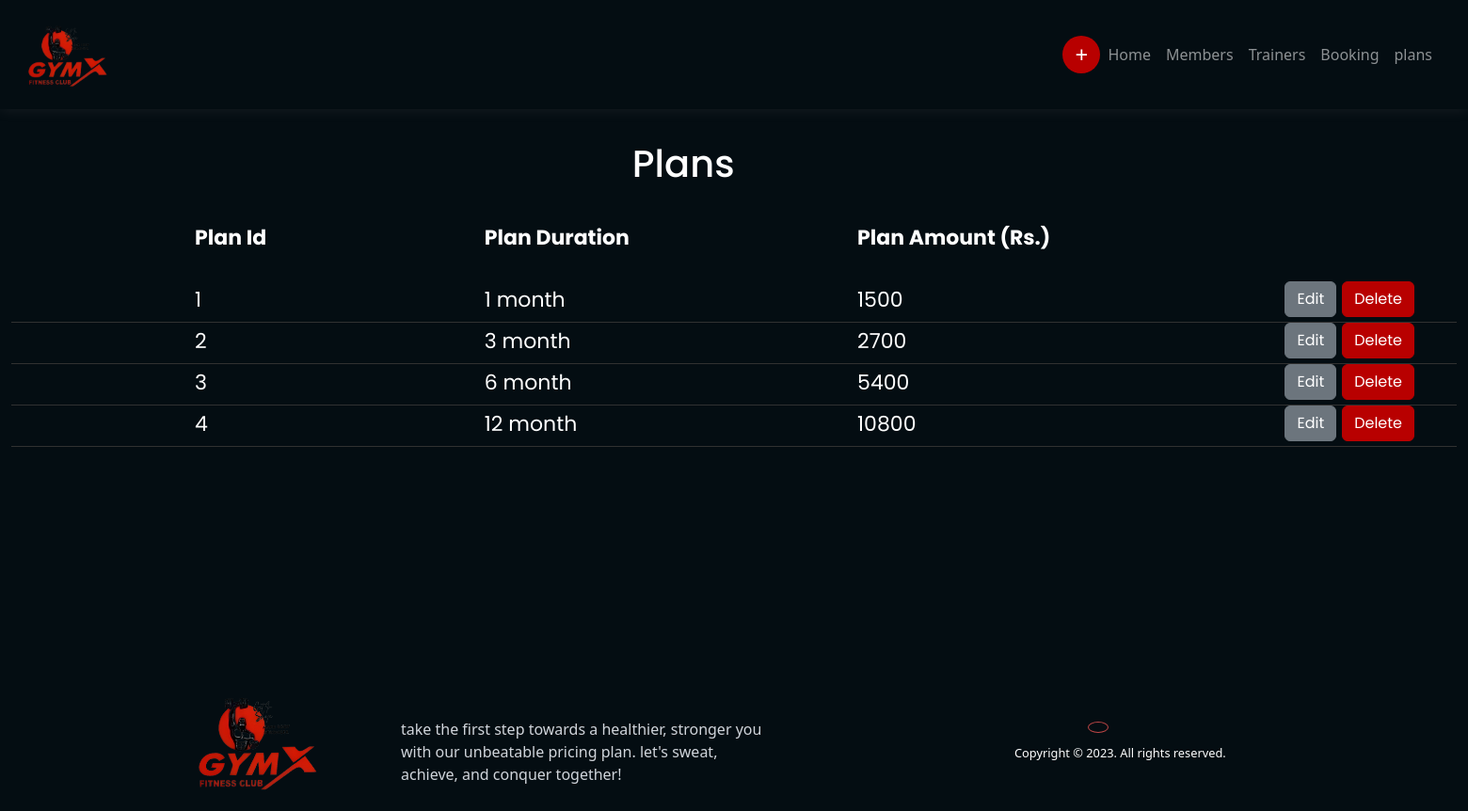
/Plans/plansDetails.php (signed in), run on the app's committed database.
### tables this page shows
CREATE TABLE `plans` (
  `id` int(10) NOT NULL,
  `Plans_details` text NOT NULL,
  `Amount` int(11) DEFAULT NULL
);

### Plans/plansDetails.php (the view, shortened to what this page needs)
<?php
        if(!isset($_SESSION['adminusername'])){
          echo "<script>
                        window.location.href='http://localhost/gymx/AdminLogin/login.php';
                    </script>";
        }
        else{
  ?>
<!DOCTYPE html>
<html lang="en">
<head>
  <link href="https://cdn.jsdelivr.net/npm/bootstrap@5.3.2/dist/css/bootstrap.min.css" rel="stylesheet" />
  <link rel="stylesheet" href="UserSide.css" />
  <link rel="stylesheet" href="members.css" />
  <link href="https://cdn.jsdelivr.net/npm/remixicon@3.5.0/fonts/remixicon.css" rel="stylesheet">
  <link href="https://cdn.jsdelivr.net/npm/bootstrap@5.3.2/dist/css/bootstrap.min.css" rel="stylesheet">
  <link rel="stylesheet" href="css/member.css" />
</head>
<body>
  <div class="container-fluid" id="container">
    <div class="row">
      <nav class="navbar navbar-expand-lg navbar-dark">
        <a class="navbar-brand" href="#"><img class="logo" src="images/logo.png" alt="logo-img" /></a>
        <div class="collapse navbar-collapse" id="navbarNav">
          <ul class="navbar-nav ms-auto">
            <button class="plus-button" id="plus-button" title="Add plan"><a href="http://localhost/gymx/plans/plans.php">+</a></button>
            <li class="nav-item active">
              <a class="nav-link" title="Home" href="http://localhost/gymx/dashboard/admindashboard.php">Home</a>
            </li>
            <li class="nav-item">
              <a class="nav-link" title="Members" href="http://localhost/gymx/Members/members.php">Members</a>
            </li>
            <li class="nav-item">
              <a class="nav-link" title="Trainers" href="http://localhost/gymx/Trainerspage/trainers.php">Trainers</a>
            </li>
            <li class="nav-item">
              <a class="nav-link" title="Booking" href="http://localhost/gymx/Admin side booking page/Booking.php">Booking</a>
            </li>
            <li class="nav-item">
              <a class="nav-link" title="Plans" href="http://localhost/gymx/plans/plansDetails.php">plans</a>
            </li>
          </ul>
        </div>
      </nav>
    </div>
  </div>
  <div class="container-fluid">
    <h1>Plans</h1>
    <table id="member-data">
      <thead>
        <tr>
          <th>Plan Id</th>
          <th>Plan Duration</th>
          <th>Plan Amount (Rs.)</th>
        </tr>
      </thead>
      <tbody>
        <?php
        include 'config.php';
        $stmt = $connection->prepare("SELECT * from plans");
        $stmt->execute();
        $result = $stmt->get_result();
        while ($row = $result->fetch_assoc()) {
          echo "<tr>
              <td class=\"stud_id\">" . $row["id"] . "</td>
              <td>" . $row["Plans_details"] . "</td>
              <td>" . $row["Amount"] . "</td>
              <td>
              <button type=\"button\" class=\"btn  btn-secondary  edit_btn\">Edit</button>
              <button type=\"button\" class=\"btn  custom-btn btn-danger delete_btn\">Delete</button>
              </td>
            </tr>";
        }
        ?>
      </tbody>
    </table>
  </div>
  <footer class="section_container footer_container">
        <div class="footer_col">
          <div class="footer_logo"><img src="images/logo.png" alt="logo"></div>
          <p class="p">
            take the first step towards a healthier, stronger you with our
            unbeatable pricing plan. let's sweat, achieve, and conquer together!
          </p>
          <div class="footer_socials">
            <a href="https://www.instagram.com/gymx.fitness.club?igsh=MTI3YWlnNGpwdWV5NA=="><i class="ri-instagram-line"></i></a>
          </div>
        </div>
      </footer>
      <div class="footer_bar">
        Copyright © 2023. All rights reserved.
      </div>
</body>
</html>
<?php
        }
?>

### Plans/UserSide.css (style rules this page uses)
:root { --primary-color: #040D12; --primary-color-light: #1f2125; --primary-color-extra-light: #35373b; --secondary-color: #c04747; --secondary-color-dark: #3e8837; --text-light: #d1d5db; --white: #ffffff; --max-width: 1200px; }
* { padding: 0; margin: 0; box-sizing: border-box; }
.section_container { max-width: var(--max-width); margin: auto; padding: 5rem 1rem; }
img { width: 100%; display: flex; }
.logo { width: 100px; position: relative; left: 20px; }
#navbarNav { padding: 30px; }
.navbar { background-color: var(--primary-color-light); position: fixed; top: 0; left: 0; width: 100%; z-index: 1000; box-shadow: 0 0 15px rgba(222, 197, 197, 0.1); }
a { text-decoration: none; }
body { font-family: 'Poppins', sans-serif; background-color: #040D12 !important; }
.footer_container { position: relative; display: grid; grid-template-columns: 400px repeat(3, 1fr); gap: 2rem; padding-top: 100px; }
.footer_logo { max-width: 150px; margin-bottom: 2rem; }
.footer_col p { margin-bottom: 2rem; color: var(--text-light); }
.footer_socials { display: flex; align-items: center; gap: 1px; }
.footer_socials a { padding: 5px 10px; font-size: 1.25rem; color: var(--secondary-color); border: 1px solid var(--secondary-color); border-radius: 100%; transition: 0.3s; }
.footer_bar { max-width: var(--max-width); margin: auto; padding: 1rem; font-size: 0.8rem; color: var(--white); }

### Plans/members.css (style rules this page uses)
:root { --primary-color: #040D12; --primary-color-light: #1f2125; --primary-color-extra-light: #35373b; --secondary-color: #c04747; --secondary-color-dark: #3e8837; --text-light: #d1d5db; --white: #ffffff; --max-width: 1200px; }
* { padding: 0; margin: 0; box-sizing: border-box; }
.section_container { max-width: var(--max-width); margin: auto; padding: 5rem 1rem; }
img { width: 100%; display: flex; }
.logo { width: 100px; position: relative; left: 20px; }
#navbarNav { padding: 30px; }
a { text-decoration: none; }
body { font-family: 'Poppins', sans-serif; background-color: #040D12 !important; }

### Plans/css/member.css (style rules this page uses)
body { background-color: #040D12 ; }
table { width: 100%; border-collapse: collapse; }
th { padding-bottom: 30px; padding-left: 195px; text-align: left; font-size: 22px; font-family: 'Poppins' , sans-serif; color: white; }
td { padding-left: 195px; padding-bottom: 5px; text-align: left; border-bottom: 1px solid #313131 !important; font-size: 22px; font-family: 'Poppins' , sans-serif; color: white; }
h1 { position: relative; left: 41%; color: white !important; font-family: 'Poppins', sans-serif; padding: 30px; }

### Plans/plansDetails.php (style rules this page uses)
.custom-btn { background-color: #B80000; border: 1px solid #B80000; }
.navbar { background-color: var(--primary-color); position: fixed; top: 0; left: 0; width: 100%; z-index: 1000; box-shadow: 0 0 15px rgba(222, 197, 197, 0.1); }
.row { background-color: #040d12; padding-bottom: 120px; }
.plus-button { width: 40px; height: 40px; background-color: #B80000; color: #ffffff; font-size: 24px; border: none; border-radius: 50%; cursor: pointer; transition: background-color 0.3s; }
.plus-button a { color: #ffffff; text-decoration: none; }
.footer_container { position: relative; display: grid; grid-template-columns: 400px repeat(3, 1fr); gap: 2rem; padding-top: 30px; }
.footer_logo { position: relative; top: 230px; max-width: 150px; margin-bottom: 2rem; }
.footer_col p { position: relative; left: 230px; top: 120px; margin-bottom: 2rem; color: var(--text-light); }
.footer_socials { position: relative; left: 60em; bottom: -20px; display: flex; align-items: center; gap: 1rem; }
.footer_bar { position: relative; left: 70em; bottom: 50px; max-width: var(--max-width); margin: auto; padding: 2px; font-size: 0.8rem; color: var(--white); }

### data on the page
plans: id "1", Plans_details "1 month", Amount "1500"
plans: id "2", Plans_details "3 month", Amount "2700"
plans: id "3", Plans_details "6 month", Amount "5400"
plans: id "4", Plans_details "12 month", Amount "10800"
